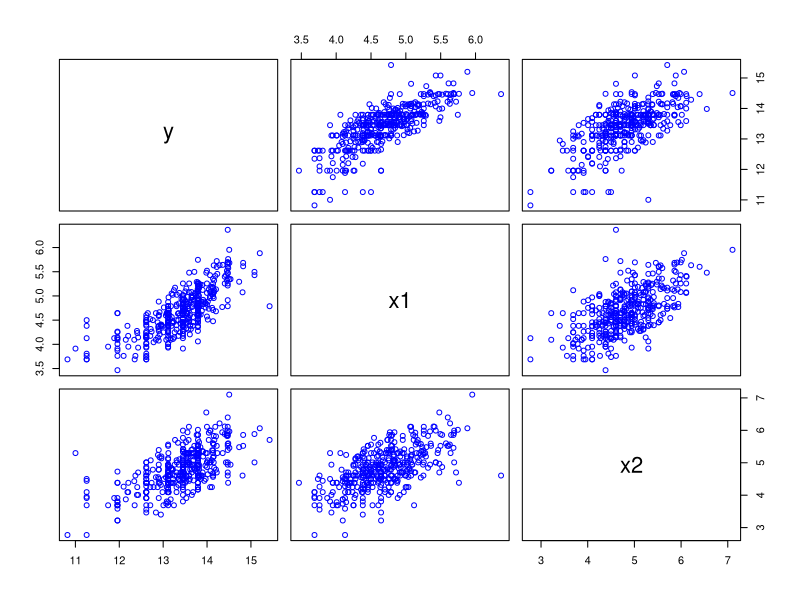

Reproduce this figure in R. (Note: this script raises an error after producing the figure.)
###########################################################################
library(foreign)
clothing = read.dta("clothing.dta" );
attach(clothing); 
x1  = log(hoursw)
x2 = log(ssize)
y =  log(tsales);

pairs(data.frame(y,x1, x2), col = 'blue')
 
#########################################################
library(gam)
am = gam(y~s(x1)+s(x2), data = clothing) # cubic spline
summary(am)
windows()
par(mfrow=c(1,2))
plot.gam(am,residuals=TRUE, shade=TRUE, se=TRUE, col = 'red')

#########################################################
 
summary(am)
new.x = expand.grid(
  x1 = x1r <- seq(min(x1), max(x1), length=50),
  x2 = x2r <- seq(min(x2), max(x2), length=50)
  )
fit = predict.gam(am, newdata = new.x)
windows()
graph = persp(x=x1r, y=x2r, matrix(fit, length(x1r), length(x2r)),
               xlab="log(hoursw)", ylab="log(ssize)", zlab="log(tsales)", expand=0.5,
               col="gray70", ticktype="detailed", theta=-45)
# this function from the persp() help file 
trans3d <- function(x,y,z, pmat) 
{ 
  tr <- cbind(x,y,z,1) %*% pmat
  list(x = tr[,1]/tr[,4], y= tr[,2]/tr[,4])
}
points(trans3d(x=x1, y=x2, z=y, pmat=graph), col=2, pch=16)

# you can also estimate an additive model using loess (local polynomial) fitting
am = gam(y~lo(x1)+lo(x2), data = clothing) # 
# etc. 
#########################################################
library(mgcv) #  
#########################################################
cdata = read.csv("german.csv", header = T);
attach(cdata);
# Target variable: Creditability:
#  1 : credit-worthy;  2 : not credit-worthy 
Group = Group-1; # change the score to 0, 1.
############

mspl = gam(factor(Group)~
            s(Duration)+       # Duration in months  
            s(CreditAmount)+          # Amount of credit
            s(Age)+          # Age in years
            factor(Purpose)+      # Purpose of credit
            factor(SAccBonds)+  # Value of savings or stocks
            factor(StatusCAccount)+  # Balance of current account
            Instalment,      # Installment in % of available income
           family=binomial(link="logit"),
           data = cdata);
summary(mspl);
plot(mspl,residuals=TRUE)
windows()
par(mfrow=c(1,3))
plot(mspl,shade=TRUE,seWithMean=TRUE,scale=0, col='red')
gam.check(mspl)  # deviance residuals
mspl$sp  # smoothing parameters
 
